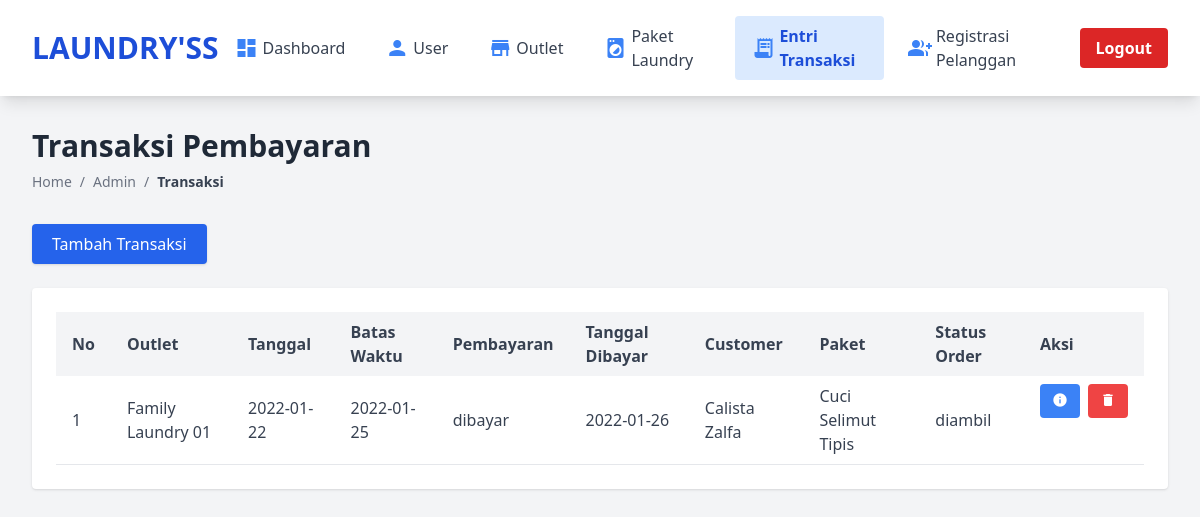
The page /admin/transaksi.php on the database its author committed.
### tables this page shows
CREATE TABLE `transaksi` (
  `id_transaksi` int(11) NOT NULL,
  `id_outlet` int(11) NOT NULL,
  `id_member` int(11) NOT NULL,
  `tgl` date NOT NULL,
  `batas_waktu` date NOT NULL,
  `tgl_bayar` date NOT NULL,
  `status` enum('baru','proses','selesai','diambil') NOT NULL,
  `dibayar` enum('dibayar','belum dibayar') NOT NULL,
  `id_user` int(11) NOT NULL,
  `id_paket` int(11) NOT NULL
);

CREATE TABLE `outlet` (
  `id_outlet` int(11) NOT NULL,
  `nama` varchar(100) NOT NULL,
  `alamat` text NOT NULL,
  `tlp` varchar(15) NOT NULL
);

CREATE TABLE `member` (
  `id_member` int(11) NOT NULL,
  `nama_member` varchar(100) NOT NULL,
  `alamat` text NOT NULL,
  `jenis_kelamin` enum('Laki-laki','Perempuan','','') NOT NULL,
  `tlp` varchar(15) NOT NULL
);

CREATE TABLE `paket` (
  `id_paket` int(11) NOT NULL,
  `id_outlet` int(11) NOT NULL,
  `jenis` enum('kiloan','selimut','bed_cover','kaos','lain') NOT NULL,
  `nama_paket` varchar(100) NOT NULL,
  `harga` int(11) NOT NULL
);

### admin/transaksi.php (the view, shortened to what this page needs)
<!DOCTYPE html>
<html lang="en">
<head>
    <script src="https://cdn.tailwindcss.com"></script>
</head>
<body class="bg-gray-100 min-h-screen">
    <nav class="bg-white shadow-lg px-8 py-4 flex items-center justify-between">
        <div class="flex items-center gap-4">
            <span class="text-3xl font-bold text-blue-700">LAUNDRY'SS</span>
        </div>
        <div class="flex items-center gap-2">
            <a href="index_admin.php" class="flex items-center px-4 py-2 hover:bg-blue-50 rounded transition text-gray-700">
                <span class="material-icons text-blue-500 mr-1">dashboard</span>
                Dashboard
            </a>
            <a href="./user.php" class="flex items-center px-4 py-2 hover:bg-blue-50 rounded transition text-gray-700">
                <span class="material-icons text-blue-500 mr-1">person</span>
                User
            </a>
            <a href="./outlet.php" class="flex items-center px-4 py-2 hover:bg-blue-50 rounded transition text-gray-700">
                <span class="material-icons text-blue-500 mr-1">store</span>
                Outlet
            </a>
            <a href="./paket.php" class="flex items-center px-4 py-2 hover:bg-blue-50 rounded transition text-gray-700">
                <span class="material-icons text-blue-500 mr-1">local_laundry_service</span>
                Paket Laundry
            </a>
            <a href="./transaksi.php" class="flex items-center px-4 py-2 bg-blue-100 text-blue-700 rounded font-semibold">
                <span class="material-icons text-blue-500 mr-1">receipt_long</span>
                Entri Transaksi
            </a>
            <a href="./member.php" class="flex items-center px-4 py-2 hover:bg-blue-50 rounded transition text-gray-700">
                <span class="material-icons text-blue-500 mr-1">group_add</span>
                Registrasi Pelanggan
            </a>
            <a href="./logout.php" class="bg-red-600 px-4 py-2 rounded hover:bg-red-700 font-bold text-white">
                Logout
            </a>
        </div>
    </nav>
    <main class="p-8 max-w-7xl mx-auto">
        <div class="mb-8">
            <h1 class="text-3xl font-bold text-gray-800 mb-2">Transaksi Pembayaran</h1>
            <nav class="text-sm text-gray-500">
                <ol class="list-reset flex">
                    <li><a href="../index_admin.php" class="hover:text-blue-600">Home</a></li>
                    <li><span class="mx-2">/</span></li>
                    <li>Admin</li>
                    <li><span class="mx-2">/</span></li>
                    <li class="text-gray-700 font-semibold">Transaksi</li>
                </ol>
            </nav>
        </div>
        <div class="mb-6 flex justify-between items-center">
            <button type="button" class="bg-blue-600 hover:bg-blue-700 text-white px-5 py-2 rounded shadow transition" onclick="document.getElementById('modalTransaksi').classList.remove('hidden')">
                Tambah Transaksi
            </button>
        </div>
        <div class="bg-white rounded shadow p-6 overflow-x-auto">
            <table class="min-w-full table-auto">
                <thead>
                    <tr class="bg-gray-100 text-gray-700">
                        <th class="px-4 py-2 text-left">No</th>
                        <th class="px-4 py-2 text-left">Outlet</th>
                        <th class="px-4 py-2 text-left">Tanggal</th>
                        <th class="px-4 py-2 text-left">Batas Waktu</th>
                        <th class="px-4 py-2 text-left">Pembayaran</th>
                        <th class="px-4 py-2 text-left">Tanggal Dibayar</th>
                        <th class="px-4 py-2 text-left">Customer</th>
                        <th class="px-4 py-2 text-left">Paket</th>
                        <th class="px-4 py-2 text-left">Status Order</th>
                        <th class="px-4 py-2 text-left">Aksi</th>
                    </tr>
                </thead>
                <tbody class="text-gray-700">
                    <?php
                    include "koneksi.php";
                    $qry_transaksi=mysqli_query($conn,"select * from transaksi JOIN outlet ON outlet.id_outlet = transaksi.id_outlet JOIN member ON member.id_member = transaksi.id_member JOIN paket ON paket.id_paket = transaksi.id_paket");
                    $no=0;
                    while($data_transaksi=mysqli_fetch_array($qry_transaksi)){
                    $no++;?>
                    <tr class="border-b hover:bg-gray-50">
                        <td class="px-4 py-2"><?=$no?></td>
                        <td class="px-4 py-2"><?=$data_transaksi['nama']?></td>
                        <td class="px-4 py-2"><?=$data_transaksi['tgl']?></td>
                        <td class="px-4 py-2"><?=$data_transaksi['batas_waktu']?></td>
                        <td class="px-4 py-2"><?=$data_transaksi['dibayar']?></td>
                        <td class="px-4 py-2"><?=$data_transaksi['tgl_bayar']?></td>
                        <td class="px-4 py-2"><?=$data_transaksi['nama_member']?></td>
                        <td class="px-4 py-2"><?=$data_transaksi['nama_paket']?></td>
                        <td class="px-4 py-2"><?=$data_transaksi['status']?></td>
                        <td class="px-4 py-2 flex gap-2">
                            <a href="./admin/detail_transaksi.php?id_transaksi=<?php echo $data_transaksi['id_transaksi']?>" class="bg-blue-500 hover:bg-blue-600 text-white px-3 py-1 rounded transition">
                                <span class="material-icons text-base">info</span>
                            </a>
                            <a href="./admin/hapus_transaksi.php?id_transaksi=<?=$data_transaksi['id_transaksi']?>" onclick="return confirm('Apakah anda yakin menghapus data ini?')" class="bg-red-500 hover:bg-red-600 text-white px-3 py-1 rounded transition">
                                <span class="material-icons text-base">delete</span>
                            </a>
                        </td>
                    </tr>
                    <?php } ?>
                </tbody>
            </table>
        </div>
    </main>
</body>
</html>

### rows shown on the page
transaksi: id_outlet.nama "Family Laundry 01", tgl "2022-01-22", batas_waktu "2022-01-25", dibayar "dibayar", tgl_bayar "2022-01-26", id_member.nama_member "Calista Zalfa", id_paket.nama_paket "Cuci Selimut Tipis", status "diambil"
